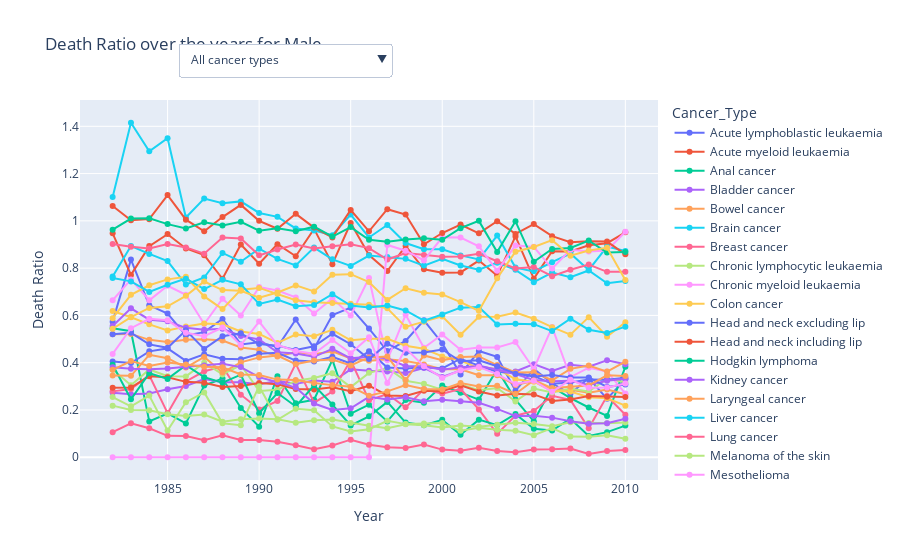

Source (notebook cell):
### Code cell
Male_Mortality = pd.merge(Mortality_df, Incidence_df[['Year', 'Sex', 'Cancer_Type','Sum']], on=['Year', 'Sex', 'Cancer_Type'], how='inner')
Male_Mortality['Death_Ratio']=Male_Mortality['Sum_Death']/Male_Mortality['Sum']

Male_Mortality = Male_Mortality[
    (Male_Mortality['Type'] == 'Mortality') &
    (Male_Mortality['Sex'] == 'Male')
]

fig = px.line(Male_Mortality, x='Year', y='Death_Ratio', color='Cancer_Type',
              title='Death Ratio over the years for Male',
              labels={'Death_Ratio': 'Death Ratio', 'Year': 'Year'},
              markers=True)

cancer_types = Male_Mortality['Cancer_Type'].unique()

#interactive filter
fig.update_layout(
    updatemenus=[
        dict(
            buttons=[
                dict(
                    args=[{'visible': [True] * len(cancer_types)}], 
                    label="All cancer types",
                    method="update"
                ),
                *[
                    dict(
                        args=[{'visible': [True if cancer == t else False for t in cancer_types]}, 
                              {'title': f'Death Ratio over the years {cancer}'}],
                        label=cancer,
                        method="update"
                    ) for cancer in cancer_types
                ]
            ],
            direction="down",  
            showactive=True,
            active=0,
            x=0.17, 
            xanchor="left",
            y=1.15,  
            yanchor="top"
        ),
    ]
)

fig.show()

### Figure 1 — Plotly figure (JSON) as saved in the notebook; plotly's stock layout.template omitted (floating-point values rounded to 4 significant figures)
{"data": [{"hovertemplate": "Cancer_Type=Acute lymphoblastic leukaemia<br>Year=%{x}<br>Death Ratio=%{y}<extra></extra>", "legendgroup": "Acute lymphoblastic leukaemia", "line": {"color": "#636efa", "dash": "solid"}, "marker": {"symbol": "circle"}, "mode": "lines+markers", "name": "Acute lymphoblastic leukaemia", "orientation": "v", "showlegend": true, "type": "scatter", "x": [1982, 1983, 1984, 1985, 1986, 1987, 1988, 1989, 1990, 1991, 1992, 1993, 1994, 1995, 1996, 1997, 1998, 1999, 2000, 2001, 2002, 2003, 2004, 2005, 2006, 2007, 2008, 2009, 2010], "xaxis": "x", "y": [0.5736, 0.8364, 0.6429, 0.6078, 0.5152, 0.5294, 0.5852, 0.4774, 0.4867, 0.4658, 0.5827, 0.4595, 0.6013, 0.6328, 0.5443, 0.4493, 0.4919, 0.5793, 0.4824, 0.3506, 0.4494, 0.4246, 0.2811, 0.3736, 0.3129, 0.2682, 0.3352, 0.2471, 0.3298], "yaxis": "y"}, {"hovertemplate": "Cancer_Type=Acute myeloid leukaemia<br>Year=%{x}<br>Death Ratio=%{y}<extra></extra>", "legendgroup": "Acute myeloid leukaemia", "line": {"color": "#EF553B", "dash": "solid"}, "marker": {"symbol": "circle"}, "mode": "lines+markers", "name": "Acute myeloid leukaemia", "orientation": "v", "showlegend": true, "type": "scatter", "x": [1982, 1983, 1984, 1985, 1986, 1987, 1988, 1989, 1990, 1991, 1992, 1993, 1994, 1995, 1996, 1997, 1998, 1999, 2000, 2001, 2002, 2003, 2004, 2005, 2006, 2007, 2008, 2009, 2010], "xaxis": "x", "y": [0.9474, 0.7714, 0.8933, 0.944, 0.8835, 0.855, 0.7551, 0.9, 0.8185, 0.9016, 0.8504, 0.966, 0.8169, 0.991, 0.8555, 0.7876, 0.8942, 0.7952, 0.7802, 0.7819, 0.8319, 0.7678, 0.9343, 0.7556, 0.8715, 0.8703, 0.8965, 0.9055, 0.9518], "yaxis": "y"}, {"hovertemplate": "Cancer_Type=Anal cancer<br>Year=%{x}<br>Death Ratio=%{y}<extra></extra>", "legendgroup": "Anal cancer", "line": {"color": "#00cc96", "dash": "solid"}, "marker": {"symbol": "circle"}, "mode": "lines+markers", "name": "Anal cancer", "orientation": "v", "showlegend": true, "type": "scatter", "x": [1982, 1983, 1984, 1985, 1986, 1987, 1988, 1989, 1990, 1991, 1992, 1993, 1994, 1995, 1996, 1997, 1998, 1999, 2000, 2001, 2002, 2003, 2004, 2005, 2006, 2007, 2008, 2009, 2010], "xaxis": "x", "y": [0.5455, 0.5333, 0.1515, 0.1852, 0.1429, 0.303, 0.3333, 0.2083, 0.129, 0.3429, 0.2286, 0.2432, 0.4118, 0.1842, 0.2222, 0.1515, 0.2424, 0.2308, 0.303, 0.2727, 0.2439, 0.3714, 0.2439, 0.1522, 0.2973, 0.25, 0.2105, 0.175, 0.3824], "yaxis": "y"}, {"hovertemplate": "Cancer_Type=Bladder cancer<br>Year=%{x}<br>Death Ratio=%{y}<extra></extra>", "legendgroup": "Bladder cancer", "line": {"color": "#ab63fa", "dash": "solid"}, "marker": {"symbol": "circle"}, "mode": "lines+markers", "name": "Bladder cancer", "orientation": "v", "showlegend": true, "type": "scatter", "x": [1982, 1983, 1984, 1985, 1986, 1987, 1988, 1989, 1990, 1991, 1992, 1993, 1994, 1995, 1996, 1997, 1998, 1999, 2000, 2001, 2002, 2003, 2004, 2005, 2006, 2007, 2008, 2009, 2010], "xaxis": "x", "y": [0.2726, 0.2668, 0.2697, 0.2874, 0.3014, 0.3309, 0.3177, 0.3177, 0.3092, 0.3229, 0.3105, 0.3242, 0.3193, 0.3718, 0.3661, 0.3632, 0.3568, 0.3779, 0.3395, 0.3667, 0.3883, 0.3694, 0.3627, 0.3939, 0.3654, 0.3912, 0.3832, 0.4105, 0.3936], "yaxis": "y"}, {"hovertemplate": "Cancer_Type=Bowel cancer<br>Year=%{x}<br>Death Ratio=%{y}<extra></extra>", "legendgroup": "Bowel cancer", "line": {"color": "#FFA15A", "dash": "solid"}, "marker": {"symbol": "circle"}, "mode": "lines+markers", "name": "Bowel cancer", "orientation": "v", "showlegend": true, "type": "scatter", "x": [1982, 1983, 1984, 1985, 1986, 1987, 1988, 1989, 1990, 1991, 1992, 1993, 1994, 1995, 1996, 1997, 1998, 1999, 2000, 2001, 2002, 2003, 2004, 2005, 2006, 2007, 2008, 2009, 2010], "xaxis": "x", "y": [0.5205, 0.5217, 0.4966, 0.4879, 0.4966, 0.4987, 0.4936, 0.4647, 0.4551, 0.4258, 0.4453, 0.4362, 0.4485, 0.418, 0.4083, 0.4144, 0.4068, 0.3928, 0.3726, 0.3723, 0.347, 0.3466, 0.3057, 0.3221, 0.285, 0.286, 0.2731, 0.2861, 0.2664], "yaxis": "y"}, {"hovertemplate": "Cancer_Type=Brain cancer<br>Year=%{x}<br>Death Ratio=%{y}<extra></extra>", "legendgroup": "Brain cancer", "line": {"color": "#19d3f3", "dash": "solid"}, "marker": {"symbol": "circle"}, "mode": "lines+markers", "name": "Brain cancer", "orientation": "v", "showlegend": true, "type": "scatter", "x": [1982, 1983, 1984, 1985, 1986, 1987, 1988, 1989, 1990, 1991, 1992, 1993, 1994, 1995, 1996, 1997, 1998, 1999, 2000, 2001, 2002, 2003, 2004, 2005, 2006, 2007, 2008, 2009, 2010], "xaxis": "x", "y": [0.7642, 0.8937, 0.8602, 0.8299, 0.7308, 0.7604, 0.8643, 0.8273, 0.8823, 0.8395, 0.8114, 0.887, 0.8373, 0.8096, 0.8534, 0.8469, 0.8392, 0.8108, 0.8397, 0.8111, 0.7932, 0.8232, 0.7928, 0.7407, 0.7814, 0.7614, 0.7903, 0.7359, 0.746], "yaxis": "y"}, {"hovertemplate": "Cancer_Type=Breast cancer<br>Year=%{x}<br>Death Ratio=%{y}<extra></extra>", "legendgroup": "Breast cancer", "line": {"color": "#FF6692", "dash": "solid"}, "marker": {"symbol": "circle"}, "mode": "lines+markers", "name": "Breast cancer", "orientation": "v", "showlegend": true, "type": "scatter", "x": [1982, 1983, 1984, 1985, 1986, 1987, 1988, 1989, 1990, 1991, 1992, 1993, 1994, 1995, 1996, 1997, 1998, 1999, 2000, 2001, 2002, 2003, 2004, 2005, 2006, 2007, 2008, 2009, 2010], "xaxis": "x", "y": [0.2787, 0.2889, 0.3469, 0.1864, 0.3208, 0.3636, 0.3833, 0.2647, 0.2025, 0.2381, 0.3958, 0.2308, 0.2778, 0.4107, 0.2414, 0.2676, 0.2111, 0.2877, 0.2692, 0.2889, 0.2024, 0.09901, 0.1759, 0.1959, 0.26, 0.2427, 0.1228, 0.2589, 0.1797], "yaxis": "y"}, {"hovertemplate": "Cancer_Type=Chronic lymphocytic leukaemia<br>Year=%{x}<br>Death Ratio=%{y}<extra></extra>", "legendgroup": "Chronic lymphocytic leukaemia", "line": {"color": "#B6E880", "dash": "solid"}, "marker": {"symbol": "circle"}, "mode": "lines+markers", "name": "Chronic lymphocytic leukaemia", "orientation": "v", "showlegend": true, "type": "scatter", "x": [1982, 1983, 1984, 1985, 1986, 1987, 1988, 1989, 1990, 1991, 1992, 1993, 1994, 1995, 1996, 1997, 1998, 1999, 2000, 2001, 2002, 2003, 2004, 2005, 2006, 2007, 2008, 2009, 2010], "xaxis": "x", "y": [0.3708, 0.3048, 0.3713, 0.343, 0.342, 0.4, 0.3504, 0.3902, 0.2804, 0.2854, 0.3239, 0.335, 0.3556, 0.2966, 0.357, 0.3776, 0.3238, 0.3104, 0.2862, 0.3071, 0.2832, 0.2929, 0.2363, 0.2906, 0.2742, 0.2902, 0.2781, 0.3323, 0.3172], "yaxis": "y"}, {"hovertemplate": "Cancer_Type=Chronic myeloid leukaemia<br>Year=%{x}<br>Death Ratio=%{y}<extra></extra>", "legendgroup": "Chronic myeloid leukaemia", "line": {"color": "#FF97FF", "dash": "solid"}, "marker": {"symbol": "circle"}, "mode": "lines+markers", "name": "Chronic myeloid leukaemia", "orientation": "v", "showlegend": true, "type": "scatter", "x": [1982, 1983, 1984, 1985, 1986, 1987, 1988, 1989, 1990, 1991, 1992, 1993, 1994, 1995, 1996, 1997, 1998, 1999, 2000, 2001, 2002, 2003, 2004, 2005, 2006, 2007, 2008, 2009, 2010], "xaxis": "x", "y": [0.6642, 0.7524, 0.6641, 0.7255, 0.6875, 0.5634, 0.6709, 0.6, 0.72, 0.7051, 0.6763, 0.6084, 0.6721, 0.6, 0.7582, 0.4108, 0.6024, 0.463, 0.5195, 0.4551, 0.4643, 0.4645, 0.4872, 0.3735, 0.5507, 0.3393, 0.3789, 0.3631, 0.2694], "yaxis": "y"}, {"hovertemplate": "Cancer_Type=Colon cancer<br>Year=%{x}<br>Death Ratio=%{y}<extra></extra>", "legendgroup": "Colon cancer", "line": {"color": "#FECB52", "dash": "solid"}, "marker": {"symbol": "circle"}, "mode": "lines+markers", "name": "Colon cancer", "orientation": "v", "showlegend": true, "type": "scatter", "x": [1982, 1983, 1984, 1985, 1986, 1987, 1988, 1989, 1990, 1991, 1992, 1993, 1994, 1995, 1996, 1997, 1998, 1999, 2000, 2001, 2002, 2003, 2004, 2005, 2006, 2007, 2008, 2009, 2010], "xaxis": "x", "y": [0.6186, 0.5922, 0.5623, 0.5362, 0.5533, 0.5656, 0.5624, 0.5319, 0.5217, 0.4836, 0.5191, 0.5117, 0.5391, 0.4947, 0.5018, 0.5012, 0.4721, 0.4589, 0.4267, 0.4087, 0.3773, 0.3748, 0.3299, 0.3195, 0.2803, 0.2777, 0.2543, 0.2493, 0.2184], "yaxis": "y"}, {"hovertemplate": "Cancer_Type=Head and neck excluding lip<br>Year=%{x}<br>Death Ratio=%{y}<extra></extra>", "legendgroup": "Head and neck excluding lip", "line": {"color": "#636efa", "dash": "solid"}, "marker": {"symbol": "circle"}, "mode": "lines+markers", "name": "Head and neck excluding lip", "orientation": "v", "showlegend": true, "type": "scatter", "x": [1982, 1983, 1984, 1985, 1986, 1987, 1988, 1989, 1990, 1991, 1992, 1993, 1994, 1995, 1996, 1997, 1998, 1999, 2000, 2001, 2002, 2003, 2004, 2005, 2006, 2007, 2008, 2009, 2010], "xaxis": "x", "y": [0.4055, 0.3985, 0.448, 0.4605, 0.4075, 0.436, 0.4169, 0.4146, 0.4374, 0.442, 0.4089, 0.4052, 0.4252, 0.3964, 0.4479, 0.3801, 0.3754, 0.3804, 0.3757, 0.4168, 0.3878, 0.3601, 0.3575, 0.3441, 0.3106, 0.3163, 0.3286, 0.3278, 0.3368], "yaxis": "y"}, {"hovertemplate": "Cancer_Type=Head and neck including lip<br>Year=%{x}<br>Death Ratio=%{y}<extra></extra>", "legendgroup": "Head and neck including lip", "line": {"color": "#EF553B", "dash": "solid"}, "marker": {"symbol": "circle"}, "mode": "lines+markers", "name": "Head and neck including lip", "orientation": "v", "showlegend": true, "type": "scatter", "x": [1982, 1983, 1984, 1985, 1986, 1987, 1988, 1989, 1990, 1991, 1992, 1993, 1994, 1995, 1996, 1997, 1998, 1999, 2000, 2001, 2002, 2003, 2004, 2005, 2006, 2007, 2008, 2009, 2010], "xaxis": "x", "y": [0.2937, 0.2948, 0.3431, 0.3382, 0.3189, 0.3155, 0.2976, 0.3018, 0.3139, 0.3089, 0.2888, 0.2866, 0.2964, 0.2791, 0.3027, 0.2615, 0.259, 0.281, 0.2796, 0.3039, 0.2785, 0.2612, 0.2681, 0.2657, 0.2378, 0.2448, 0.2591, 0.2564, 0.255], "yaxis": "y"}, {"hovertemplate": "Cancer_Type=Hodgkin lymphoma<br>Year=%{x}<br>Death Ratio=%{y}<extra></extra>", "legendgroup": "Hodgkin lymphoma", "line": {"color": "#00cc96", "dash": "solid"}, "marker": {"symbol": "circle"}, "mode": "lines+markers", "name": "Hodgkin lymphoma", "orientation": "v", "showlegend": true, "type": "scatter", "x": [1982, 1983, 1984, 1985, 1986, 1987, 1988, 1989, 1990, 1991, 1992, 1993, 1994, 1995, 1996, 1997, 1998, 1999, 2000, 2001, 2002, 2003, 2004, 2005, 2006, 2007, 2008, 2009, 2010], "xaxis": "x", "y": [0.3911, 0.245, 0.3552, 0.3314, 0.3892, 0.3389, 0.3158, 0.3492, 0.186, 0.2717, 0.2147, 0.3041, 0.2228, 0.1344, 0.1733, 0.2341, 0.1468, 0.1356, 0.1581, 0.09545, 0.1591, 0.136, 0.1829, 0.1201, 0.1131, 0.1632, 0.0903, 0.1062, 0.134], "yaxis": "y"}, {"hovertemplate": "Cancer_Type=Kidney cancer<br>Year=%{x}<br>Death Ratio=%{y}<extra></extra>", "legendgroup": "Kidney cancer", "line": {"color": "#ab63fa", "dash": "solid"}, "marker": {"symbol": "circle"}, "mode": "lines+markers", "name": "Kidney cancer", "orientation": "v", "showlegend": true, "type": "scatter", "x": [1982, 1983, 1984, 1985, 1986, 1987, 1988, 1989, 1990, 1991, 1992, 1993, 1994, 1995, 1996, 1997, 1998, 1999, 2000, 2001, 2002, 2003, 2004, 2005, 2006, 2007, 2008, 2009, 2010], "xaxis": "x", "y": [0.5553, 0.6301, 0.582, 0.5758, 0.5474, 0.5391, 0.5432, 0.5131, 0.4981, 0.4442, 0.4385, 0.4249, 0.4589, 0.4183, 0.4247, 0.4188, 0.3849, 0.3845, 0.3702, 0.3812, 0.3854, 0.3716, 0.3515, 0.3265, 0.3218, 0.3232, 0.3054, 0.3239, 0.3324], "yaxis": "y"}, {"hovertemplate": "Cancer_Type=Laryngeal cancer<br>Year=%{x}<br>Death Ratio=%{y}<extra></extra>", "legendgroup": "Laryngeal cancer", "line": {"color": "#FFA15A", "dash": "solid"}, "marker": {"symbol": "circle"}, "mode": "lines+markers", "name": "Laryngeal cancer", "orientation": "v", "showlegend": true, "type": "scatter", "x": [1982, 1983, 1984, 1985, 1986, 1987, 1988, 1989, 1990, 1991, 1992, 1993, 1994, 1995, 1996, 1997, 1998, 1999, 2000, 2001, 2002, 2003, 2004, 2005, 2006, 2007, 2008, 2009, 2010], "xaxis": "x", "y": [0.3463, 0.3446, 0.4331, 0.4191, 0.3792, 0.4242, 0.3585, 0.4015, 0.4225, 0.43, 0.3941, 0.4093, 0.4134, 0.3881, 0.4225, 0.4258, 0.3269, 0.4306, 0.4109, 0.424, 0.4265, 0.3901, 0.3583, 0.3592, 0.3257, 0.374, 0.3881, 0.3623, 0.4041], "yaxis": "y"}, {"hovertemplate": "Cancer_Type=Liver cancer<br>Year=%{x}<br>Death Ratio=%{y}<extra></extra>", "legendgroup": "Liver cancer", "line": {"color": "#19d3f3", "dash": "solid"}, "marker": {"symbol": "circle"}, "mode": "lines+markers", "name": "Liver cancer", "orientation": "v", "showlegend": true, "type": "scatter", "x": [1982, 1983, 1984, 1985, 1986, 1987, 1988, 1989, 1990, 1991, 1992, 1993, 1994, 1995, 1996, 1997, 1998, 1999, 2000, 2001, 2002, 2003, 2004, 2005, 2006, 2007, 2008, 2009, 2010], "xaxis": "x", "y": [1.101, 1.415, 1.294, 1.349, 1.014, 1.095, 1.075, 1.082, 1.033, 1.017, 0.9679, 0.9593, 0.9396, 1.027, 0.9297, 0.9827, 0.9062, 0.8804, 0.8799, 0.854, 0.8369, 0.9379, 0.8023, 0.7864, 0.8252, 0.8619, 0.7923, 0.8911, 0.8728], "yaxis": "y"}, {"hovertemplate": "Cancer_Type=Lung cancer<br>Year=%{x}<br>Death Ratio=%{y}<extra></extra>", "legendgroup": "Lung cancer", "line": {"color": "#FF6692", "dash": "solid"}, "marker": {"symbol": "circle"}, "mode": "lines+markers", "name": "Lung cancer", "orientation": "v", "showlegend": true, "type": "scatter", "x": [1982, 1983, 1984, 1985, 1986, 1987, 1988, 1989, 1990, 1991, 1992, 1993, 1994, 1995, 1996, 1997, 1998, 1999, 2000, 2001, 2002, 2003, 2004, 2005, 2006, 2007, 2008, 2009, 2010], "xaxis": "x", "y": [0.9017, 0.8904, 0.883, 0.9017, 0.8877, 0.8614, 0.9296, 0.9255, 0.8542, 0.8787, 0.8997, 0.8834, 0.8925, 0.9007, 0.8846, 0.8364, 0.8642, 0.8552, 0.848, 0.8492, 0.8607, 0.8293, 0.7986, 0.8049, 0.7658, 0.7933, 0.8153, 0.7844, 0.7848], "yaxis": "y"}, {"hovertemplate": "Cancer_Type=Melanoma of the skin<br>Year=%{x}<br>Death Ratio=%{y}<extra></extra>", "legendgroup": "Melanoma of the skin", "line": {"color": "#B6E880", "dash": "solid"}, "marker": {"symbol": "circle"}, "mode": "lines+markers", "name": "Melanoma of the skin", "orientation": "v", "showlegend": true, "type": "scatter", "x": [1982, 1983, 1984, 1985, 1986, 1987, 1988, 1989, 1990, 1991, 1992, 1993, 1994, 1995, 1996, 1997, 1998, 1999, 2000, 2001, 2002, 2003, 2004, 2005, 2006, 2007, 2008, 2009, 2010], "xaxis": "x", "y": [0.2184, 0.2003, 0.1988, 0.1816, 0.174, 0.1804, 0.1501, 0.1609, 0.1636, 0.1608, 0.146, 0.1564, 0.1592, 0.1449, 0.1336, 0.123, 0.1393, 0.1358, 0.1263, 0.1346, 0.1292, 0.1373, 0.146, 0.1405, 0.1308, 0.1482, 0.1452, 0.1441, 0.1469], "yaxis": "y"}, {"hovertemplate": "Cancer_Type=Mesothelioma<br>Year=%{x}<br>Death Ratio=%{y}<extra></extra>", "legendgroup": "Mesothelioma", "line": {"color": "#FF97FF", "dash": "solid"}, "marker": {"symbol": "circle"}, "mode": "lines+markers", "name": "Mesothelioma", "orientation": "v", "showlegend": true, "type": "scatter", "x": [1982, 1983, 1984, 1985, 1986, 1987, 1988, 1989, 1990, 1991, 1992, 1993, 1994, 1995, 1996, 1997, 1998, 1999, 2000, 2001, 2002, 2003, 2004, 2005, 2006, 2007, 2008, 2009, 2010], "xaxis": "x", "y": [0.0, 0.0, 0.0, 0.0, 0.0, 0.0, 0.0, 0.0, 0.0, 0.0, 0.0, 0.0, 0.0, 0.0, 0.0, 0.8982, 0.8738, 0.8325, 0.9305, 0.9293, 0.8923, 0.7889, 0.8963, 0.89, 0.7984, 0.8779, 0.8704, 0.8745, 0.9539], "yaxis": "y"}, {"hovertemplate": "Cancer_Type=Myeloma<br>Year=%{x}<br>Death Ratio=%{y}<extra></extra>", "legendgroup": "Myeloma", "line": {"color": "#FECB52", "dash": "solid"}, "marker": {"symbol": "circle"}, "mode": "lines+markers", "name": "Myeloma", "orientation": "v", "showlegend": true, "type": "scatter", "x": [1982, 1983, 1984, 1985, 1986, 1987, 1988, 1989, 1990, 1991, 1992, 1993, 1994, 1995, 1996, 1997, 1998, 1999, 2000, 2001, 2002, 2003, 2004, 2005, 2006, 2007, 2008, 2009, 2010], "xaxis": "x", "y": [0.5884, 0.6873, 0.7276, 0.7525, 0.7638, 0.6803, 0.6267, 0.7085, 0.7164, 0.6905, 0.6643, 0.6558, 0.6529, 0.6497, 0.6454, 0.6301, 0.5517, 0.5737, 0.5958, 0.5184, 0.5946, 0.5946, 0.6119, 0.5861, 0.5505, 0.5187, 0.5927, 0.5099, 0.5714], "yaxis": "y"}, {"hovertemplate": "Cancer_Type=Non-Hodgkin lymphoma<br>Year=%{x}<br>Death Ratio=%{y}<extra></extra>", "legendgroup": "Non-Hodgkin lymphoma", "line": {"color": "#636efa", "dash": "solid"}, "marker": {"symbol": "circle"}, "mode": "lines+markers", "name": "Non-Hodgkin lymphoma", "orientation": "v", "showlegend": true, "type": "scatter", "x": [1982, 1983, 1984, 1985, 1986, 1987, 1988, 1989, 1990, 1991, 1992, 1993, 1994, 1995, 1996, 1997, 1998, 1999, 2000, 2001, 2002, 2003, 2004, 2005, 2006, 2007, 2008, 2009, 2010], "xaxis": "x", "y": [0.52, 0.5263, 0.4775, 0.463, 0.5368, 0.4584, 0.512, 0.5248, 0.4789, 0.4722, 0.4542, 0.4692, 0.5224, 0.4781, 0.4152, 0.4803, 0.4419, 0.4431, 0.4558, 0.406, 0.4098, 0.3848, 0.3537, 0.3413, 0.3483, 0.3377, 0.3376, 0.2972, 0.3077], "yaxis": "y"}, {"hovertemplate": "Cancer_Type=Oesophageal cancer<br>Year=%{x}<br>Death Ratio=%{y}<extra></extra>", "legendgroup": "Oesophageal cancer", "line": {"color": "#EF553B", "dash": "solid"}, "marker": {"symbol": "circle"}, "mode": "lines+markers", "name": "Oesophageal cancer", "orientation": "v", "showlegend": true, "type": "scatter", "x": [1982, 1983, 1984, 1985, 1986, 1987, 1988, 1989, 1990, 1991, 1992, 1993, 1994, 1995, 1996, 1997, 1998, 1999, 2000, 2001, 2002, 2003, 2004, 2005, 2006, 2007, 2008, 2009, 2010], "xaxis": "x", "y": [1.063, 1.003, 1.007, 1.109, 1.005, 0.9561, 1.016, 1.068, 1.0, 0.9665, 1.03, 0.9717, 0.9301, 1.046, 0.9558, 1.049, 1.027, 0.901, 0.9486, 0.9845, 0.9475, 0.9987, 0.9449, 0.9865, 0.9352, 0.9094, 0.9134, 0.9124, 0.8583], "yaxis": "y"}, {"hovertemplate": "Cancer_Type=Pancreatic cancer<br>Year=%{x}<br>Death Ratio=%{y}<extra></extra>", "legendgroup": "Pancreatic cancer", "line": {"color": "#00cc96", "dash": "solid"}, "marker": {"symbol": "circle"}, "mode": "lines+markers", "name": "Pancreatic cancer", "orientation": "v", "showlegend": true, "type": "scatter", "x": [1982, 1983, 1984, 1985, 1986, 1987, 1988, 1989, 1990, 1991, 1992, 1993, 1994, 1995, 1996, 1997, 1998, 1999, 2000, 2001, 2002, 2003, 2004, 2005, 2006, 2007, 2008, 2009, 2010], "xaxis": "x", "y": [0.9627, 1.01, 1.011, 0.9863, 0.9675, 0.994, 0.9809, 0.9959, 0.9581, 0.9687, 0.9565, 0.9754, 0.9338, 0.9737, 0.9197, 0.9115, 0.9207, 0.9264, 0.9198, 0.9693, 1.0, 0.8682, 0.998, 0.8268, 0.8809, 0.8851, 0.9165, 0.8658, 0.8682], "yaxis": "y"}, {"hovertemplate": "Cancer_Type=Prostate cancer<br>Year=%{x}<br>Death Ratio=%{y}<extra></extra>", "legendgroup": "Prostate cancer", "line": {"color": "#ab63fa", "dash": "solid"}, "marker": {"symbol": "circle"}, "mode": "lines+markers", "name": "Prostate cancer", "orientation": "v", "showlegend": true, "type": "scatter", "x": [1982, 1983, 1984, 1985, 1986, 1987, 1988, 1989, 1990, 1991, 1992, 1993, 1994, 1995, 1996, 1997, 1998, 1999, 2000, 2001, 2002, 2003, 2004, 2005, 2006, 2007, 2008, 2009, 2010], "xaxis": "x", "y": [0.3803, 0.3747, 0.3726, 0.375, 0.3824, 0.3881, 0.3954, 0.3813, 0.3391, 0.3172, 0.2949, 0.2271, 0.1998, 0.2068, 0.2555, 0.2446, 0.2539, 0.2365, 0.2436, 0.237, 0.2302, 0.2046, 0.1742, 0.1757, 0.1676, 0.1525, 0.1417, 0.1438, 0.1627], "yaxis": "y"}, {"hovertemplate": "Cancer_Type=Rectal cancer<br>Year=%{x}<br>Death Ratio=%{y}<extra></extra>", "legendgroup": "Rectal cancer", "line": {"color": "#FFA15A", "dash": "solid"}, "marker": {"symbol": "circle"}, "mode": "lines+markers", "name": "Rectal cancer", "orientation": "v", "showlegend": true, "type": "scatter", "x": [1982, 1983, 1984, 1985, 1986, 1987, 1988, 1989, 1990, 1991, 1992, 1993, 1994, 1995, 1996, 1997, 1998, 1999, 2000, 2001, 2002, 2003, 2004, 2005, 2006, 2007, 2008, 2009, 2010], "xaxis": "x", "y": [0.3699, 0.4072, 0.3859, 0.4011, 0.3928, 0.3828, 0.3804, 0.3503, 0.3476, 0.3285, 0.3267, 0.3143, 0.3051, 0.2986, 0.2606, 0.2786, 0.3051, 0.2891, 0.2867, 0.314, 0.2991, 0.3025, 0.2678, 0.326, 0.2926, 0.2987, 0.3039, 0.3466, 0.3435], "yaxis": "y"}, {"hovertemplate": "Cancer_Type=Stomach cancer<br>Year=%{x}<br>Death Ratio=%{y}<extra></extra>", "legendgroup": "Stomach cancer", "line": {"color": "#19d3f3", "dash": "solid"}, "marker": {"symbol": "circle"}, "mode": "lines+markers", "name": "Stomach cancer", "orientation": "v", "showlegend": true, "type": "scatter", "x": [1982, 1983, 1984, 1985, 1986, 1987, 1988, 1989, 1990, 1991, 1992, 1993, 1994, 1995, 1996, 1997, 1998, 1999, 2000, 2001, 2002, 2003, 2004, 2005, 2006, 2007, 2008, 2009, 2010], "xaxis": "x", "y": [0.7587, 0.744, 0.6996, 0.73, 0.7556, 0.7115, 0.7507, 0.7316, 0.649, 0.6675, 0.6392, 0.6437, 0.6897, 0.6421, 0.6341, 0.6417, 0.6209, 0.5778, 0.604, 0.6328, 0.6359, 0.5617, 0.5643, 0.5631, 0.5338, 0.5861, 0.5395, 0.5256, 0.5525], "yaxis": "y"}, {"hovertemplate": "Cancer_Type=Testicular cancer<br>Year=%{x}<br>Death Ratio=%{y}<extra></extra>", "legendgroup": "Testicular cancer", "line": {"color": "#FF6692", "dash": "solid"}, "marker": {"symbol": "circle"}, "mode": "lines+markers", "name": "Testicular cancer", "orientation": "v", "showlegend": true, "type": "scatter", "x": [1982, 1983, 1984, 1985, 1986, 1987, 1988, 1989, 1990, 1991, 1992, 1993, 1994, 1995, 1996, 1997, 1998, 1999, 2000, 2001, 2002, 2003, 2004, 2005, 2006, 2007, 2008, 2009, 2010], "xaxis": "x", "y": [0.1062, 0.1438, 0.1229, 0.09063, 0.09021, 0.07225, 0.09296, 0.07273, 0.07335, 0.06576, 0.05092, 0.03368, 0.05009, 0.07436, 0.05282, 0.04233, 0.03915, 0.05429, 0.03242, 0.02782, 0.04056, 0.02677, 0.0208, 0.03226, 0.03339, 0.03704, 0.01431, 0.02688, 0.03116], "yaxis": "y"}, {"hovertemplate": "Cancer_Type=Thyroid cancer<br>Year=%{x}<br>Death Ratio=%{y}<extra></extra>", "legendgroup": "Thyroid cancer", "line": {"color": "#B6E880", "dash": "solid"}, "marker": {"symbol": "circle"}, "mode": "lines+markers", "name": "Thyroid cancer", "orientation": "v", "showlegend": true, "type": "scatter", "x": [1982, 1983, 1984, 1985, 1986, 1987, 1988, 1989, 1990, 1991, 1992, 1993, 1994, 1995, 1996, 1997, 1998, 1999, 2000, 2001, 2002, 2003, 2004, 2005, 2006, 2007, 2008, 2009, 2010], "xaxis": "x", "y": [0.2547, 0.2157, 0.2609, 0.1129, 0.2328, 0.2743, 0.144, 0.1357, 0.3007, 0.1585, 0.2056, 0.1987, 0.1304, 0.1095, 0.1184, 0.1542, 0.1402, 0.1423, 0.1449, 0.1118, 0.1246, 0.1167, 0.112, 0.09343, 0.1231, 0.08753, 0.08621, 0.09263, 0.07854], "yaxis": "y"}, {"hovertemplate": "Cancer_Type=Tongue cancer<br>Year=%{x}<br>Death Ratio=%{y}<extra></extra>", "legendgroup": "Tongue cancer", "line": {"color": "#FF97FF", "dash": "solid"}, "marker": {"symbol": "circle"}, "mode": "lines+markers", "name": "Tongue cancer", "orientation": "v", "showlegend": true, "type": "scatter", "x": [1982, 1983, 1984, 1985, 1986, 1987, 1988, 1989, 1990, 1991, 1992, 1993, 1994, 1995, 1996, 1997, 1998, 1999, 2000, 2001, 2002, 2003, 2004, 2005, 2006, 2007, 2008, 2009, 2010], "xaxis": "x", "y": [0.4372, 0.5459, 0.5859, 0.5792, 0.5263, 0.512, 0.5487, 0.4748, 0.574, 0.4752, 0.4496, 0.4377, 0.4959, 0.4397, 0.5075, 0.3145, 0.4604, 0.3846, 0.3355, 0.3681, 0.3814, 0.3519, 0.3097, 0.3239, 0.2767, 0.3283, 0.294, 0.2951, 0.3124], "yaxis": "y"}, {"hovertemplate": "Cancer_Type=Unknown primary site<br>Year=%{x}<br>Death Ratio=%{y}<extra></extra>", "legendgroup": "Unknown primary site", "line": {"color": "#FECB52", "dash": "solid"}, "marker": {"symbol": "circle"}, "mode": "lines+markers", "name": "Unknown primary site", "orientation": "v", "showlegend": true, "type": "scatter", "x": [1982, 1983, 1984, 1985, 1986, 1987, 1988, 1989, 1990, 1991, 1992, 1993, 1994, 1995, 1996, 1997, 1998, 1999, 2000, 2001, 2002, 2003, 2004, 2005, 2006, 2007, 2008, 2009, 2010], "xaxis": "x", "y": [0.5437, 0.593, 0.6318, 0.6387, 0.6828, 0.7436, 0.7074, 0.7041, 0.6751, 0.6971, 0.7269, 0.7016, 0.7718, 0.7745, 0.7414, 0.6654, 0.7148, 0.696, 0.689, 0.6564, 0.6192, 0.7574, 0.8697, 0.8897, 0.9184, 0.8526, 0.8744, 0.886, 0.7503], "yaxis": "y"}], "layout": {"legend": {"title": {"text": "Cancer_Type"}, "tracegroupgap": 0}, "title": {"text": "Death Ratio over the years for Male"}, "updatemenus": [{"active": 0, "buttons": [{"args": [{"visible": [true, true, true, true, true, true, true, true, true, true, true, true, true, true, true, true, true, true, true, true, true, true, true, true, true, true, true, true, true, true]}], "label": "All cancer types", "method": "update"}, {"args": [{"visible": [true, false, false, false, false, false, false, false, false, false, false, false, false, false, false, false, false, false, false, false, false, false, false, false, false, false, false, false, false, false]}, {"title": "Death Ratio over the years Acute lymphoblastic leukaemia"}], "label": "Acute lymphoblastic leukaemia", "method": "update"}, {"args": [{"visible": [false, true, false, false, false, false, false, false, false, false, false, false, false, false, false, false, false, false, false, false, false, false, false, false, false, false, false, false, false, false]}, {"title": "Death Ratio over the years Acute myeloid leukaemia"}], "label": "Acute myeloid leukaemia", "method": "update"}, {"args": [{"visible": [false, false, true, false, false, false, false, false, false, false, false, false, false, false, false, false, false, false, false, false, false, false, false, false, false, false, false, false, false, false]}, {"title": "Death Ratio over the years Anal cancer"}], "label": "Anal cancer", "method": "update"}, {"args": [{"visible": [false, false, false, true, false, false, false, false, false, false, false, false, false, false, false, false, false, false, false, false, false, false, false, false, false, false, false, false, false, false]}, {"title": "Death Ratio over the years Bladder cancer"}], "label": "Bladder cancer", "method": "update"}, {"args": [{"visible": [false, false, false, false, true, false, false, false, false, false, false, false, false, false, false, false, false, false, false, false, false, false, false, false, false, false, false, false, false, false]}, {"title": "Death Ratio over the years Bowel cancer"}], "label": "Bowel cancer", "method": "update"}, {"args": [{"visible": [false, false, false, false, false, true, false, false, false, false, false, false, false, false, false, false, false, false, false, false, false, false, false, false, false, false, false, false, false, false]}, {"title": "Death Ratio over the years Brain cancer"}], "label": "Brain cancer", "method": "update"}, {"args": [{"visible": [false, false, false, false, false, false, true, false, false, false, false, false, false, false, false, false, false, false, false, false, false, false, false, false, false, false, false, false, false, false]}, {"title": "Death Ratio over the years Breast cancer"}], "label": "Breast cancer", "method": "update"}, {"args": [{"visible": [false, false, false, false, false, false, false, true, false, false, false, false, false, false, false, false, false, false, false, false, false, false, false, false, false, false, false, false, false, false]}, {"title": "Death Ratio over the years Chronic lymphocytic leukaemia"}], "label": "Chronic lymphocytic leukaemia", "method": "update"}, {"args": [{"visible": [false, false, false, false, false, false, false, false, true, false, false, false, false, false, false, false, false, false, false, false, false, false, false, false, false, false, false, false, false, false]}, {"title": "Death Ratio over the years Chronic myeloid leukaemia"}], "label": "Chronic myeloid leukaemia", "method": "update"}, {"args": [{"visible": [false, false, false, false, false, false, false, false, false, true, false, false, false, false, false, false, false, false, false, false, false, false, false, false, false, false, false, false, false, false]}, {"title": "Death Ratio over the years Colon cancer"}], "label": "Colon cancer", "method": "update"}, {"args": [{"visible": [false, false, false, false, false, false, false, false, false, false, true, false, false, false, false, false, false, false, false, false, false, false, false, false, false, false, false, false, false, false]}, {"title": "Death Ratio over the years Head and neck excluding lip"}], "label": "Head and neck excluding lip", "method": "update"}, {"args": [{"visible": [false, false, false, false, false, false, false, false, false, false, false, true, false, false, false, false, false, false, false, false, false, false, false, false, false, false, false, false, false, false]}, {"title": "Death Ratio over the years Head and neck including lip"}], "label": "Head and neck including lip", "method": "update"}, {"args": [{"visible": [false, false, false, false, false, false, false, false, false, false, false, false, true, false, false, false, false, false, false, false, false, false, false, false, false, false, false, false, false, false]}, {"title": "Death Ratio over the years Hodgkin lymphoma"}], "label": "Hodgkin lymphoma", "method": "update"}, {"args": [{"visible": [false, false, false, false, false, false, false, false, false, false, false, false, false, true, false, false, false, false, false, false, false, false, false, false, false, false, false, false, false, false]}, {"title": "Death Ratio over the years Kidney cancer"}], "label": "Kidney cancer", "method": "update"}, {"args": [{"visible": [false, false, false, false, false, false, false, false, false, false, false, false, false, false, true, false, false, false, false, false, false, false, false, false, false, false, false, false, false, false]}, {"title": "Death Ratio over the years Laryngeal cancer"}], "label": "Laryngeal cancer", "method": "update"}, {"args": [{"visible": [false, false, false, false, false, false, false, false, false, false, false, false, false, false, false, true, false, false, false, false, false, false, false, false, false, false, false, false, false, false]}, {"title": "Death Ratio over the years Liver cancer"}], "label": "Liver cancer", "method": "update"}, {"args": [{"visible": [false, false, false, false, false, false, false, false, false, false, false, false, false, false, false, false, true, false, false, false, false, false, false, false, false, false, false, false, false, false]}, {"title": "Death Ratio over the years Lung cancer"}], "label": "Lung cancer", "method": "update"}, {"args": [{"visible": [false, false, false, false, false, false, false, false, false, false, false, false, false, false, false, false, false, true, false, false, false, false, false, false, false, false, false, false, false, false]}, {"title": "Death Ratio over the years Melanoma of the skin"}], "label": "Melanoma of the skin", "method": "update"}, {"args": [{"visible": [false, false, false, false, false, false, false, false, false, false, false, false, false, false, false, false, false, false, true, false, false, false, false, false, false, false, false, false, false, false]}, {"title": "Death Ratio over the years Mesothelioma"}], "label": "Mesothelioma", "method": "update"}, {"args": [{"visible": [false, false, false, false, false, false, false, false, false, false, false, false, false, false, false, false, false, false, false, true, false, false, false, false, false, false, false, false, false, false]}, {"title": "Death Ratio over the years Myeloma"}], "label": "Myeloma", "method": "update"}, {"args": [{"visible": [false, false, false, false, false, false, false, false, false, false, false, false, false, false, false, false, false, false, false, false, true, false, false, false, false, false, false, false, false, false]}, {"title": "Death Ratio over the years Non-Hodgkin lymphoma"}], "label": "Non-Hodgkin lymphoma", "method": "update"}, {"args": [{"visible": [false, false, false, false, false, false, false, false, false, false, false, false, false, false, false, false, false, false, false, false, false, true, false, false, false, false, false, false, false, false]}, {"title": "Death Ratio over the years Oesophageal cancer"}], "label": "Oesophageal cancer", "method": "update"}, {"args": [{"visible": [false, false, false, false, false, false, false, false, false, false, false, false, false, false, false, false, false, false, false, false, false, false, true, false, false, false, false, false, false, false]}, {"title": "Death Ratio over the years Pancreatic cancer"}], "label": "Pancreatic cancer", "method": "update"}, {"args": [{"visible": [false, false, false, false, false, false, false, false, false, false, false, false, false, false, false, false, false, false, false, false, false, false, false, true, false, false, false, false, false, false]}, {"title": "Death Ratio over the years Prostate cancer"}], "label": "Prostate cancer", "method": "update"}, {"args": [{"visible": [false, false, false, false, false, false, false, false, false, false, false, false, false, false, false, false, false, false, false, false, false, false, false, false, true, false, false, false, false, false]}, {"title": "Death Ratio over the years Rectal cancer"}], "label": "Rectal cancer", "method": "update"}, {"args": [{"visible": [false, false, false, false, false, false, false, false, false, false, false, false, false, false, false, false, false, false, false, false, false, false, false, false, false, true, false, false, false, false]}, {"title": "Death Ratio over the years Stomach cancer"}], "label": "Stomach cancer", "method": "update"}, {"args": [{"visible": [false, false, false, false, false, false, false, false, false, false, false, false, false, false, false, false, false, false, false, false, false, false, false, false, false, false, true, false, false, false]}, {"title": "Death Ratio over the years Testicular cancer"}], "label": "Testicular cancer", "method": "update"}, {"args": [{"visible": [false, false, false, false, false, false, false, false, false, false, false, false, false, false, false, false, false, false, false, false, false, false, false, false, false, false, false, true, false, false]}, {"title": "Death Ratio over the years Thyroid cancer"}], "label": "Thyroid cancer", "method": "update"}, {"args": [{"visible": [false, false, false, false, false, false, false, false, false, false, false, false, false, false, false, false, false, false, false, false, false, false, false, false, false, false, false, false, true, false]}, {"title": "Death Ratio over the years Tongue cancer"}], "label": "Tongue cancer", "method": "update"}, {"args": [{"visible": [false, false, false, false, false, false, false, false, false, false, false, false, false, false, false, false, false, false, false, false, false, false, false, false, false, false, false, false, false, true]}, {"title": "Death Ratio over the years Unknown primary site"}], "label": "Unknown primary site", "method": "update"}], "direction": "down", "showactive": true, "x": 0.17, "xanchor": "left", "y": 1.15, "yanchor": "top"}], "xaxis": {"anchor": "y", "domain": [0, 1], "title": {"text": "Year"}}, "yaxis": {"anchor": "x", "domain": [0, 1], "title": {"text": "Death Ratio"}}}}
